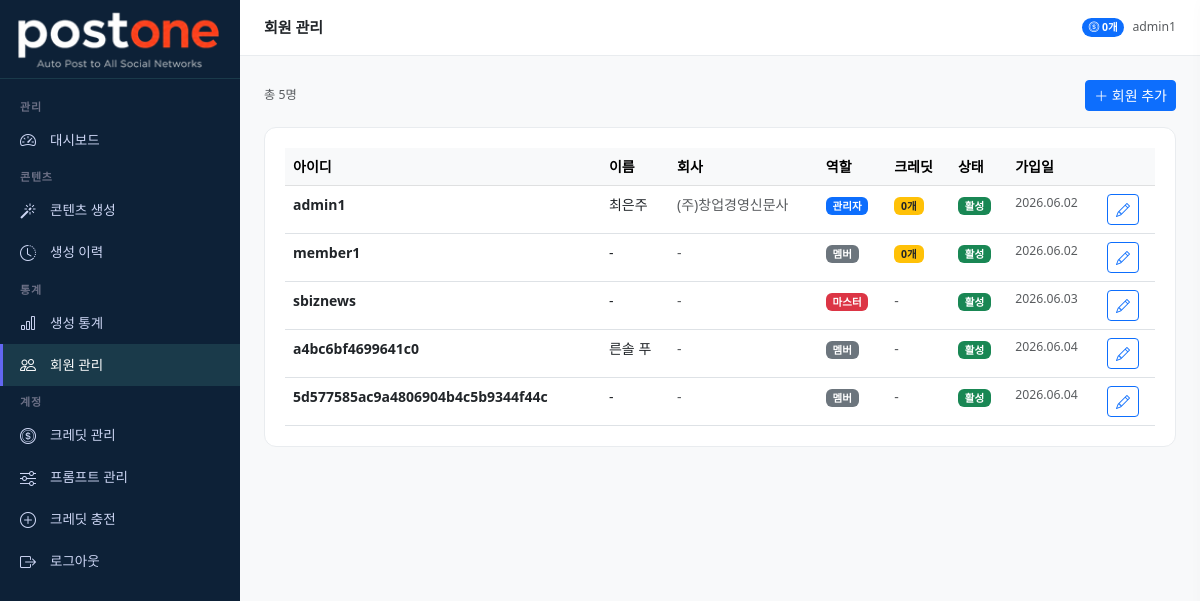
Page /users/ (signed in) on the committed database.
### accounts/models.py (models this page shows, shortened)
class MenuPermission(models.Model):
    ROLE_CHOICES = [
        ('admin', '관리자'),
        ('member', '멤버'),
    ]
    role = models.CharField(max_length=20, choices=ROLE_CHOICES)
    menu_key = models.CharField(max_length=50, verbose_name='메뉴 키')
    menu_label = models.CharField(max_length=50, verbose_name='메뉴명')
    icon = models.CharField(max_length=50, verbose_name='아이콘', blank=True)
    is_visible = models.BooleanField(default=True, verbose_name='표시여부')
    order = models.IntegerField(default=0, verbose_name='정렬순서')
    class Meta:
        verbose_name = '메뉴 권한'
        verbose_name_plural = '메뉴 권한 목록'
        ordering = ['role', 'order']
        unique_together = ['role', 'menu_key']

class User(AbstractUser):
    ROLE_CHOICES = [
        ('master', '마스터'),
        ('admin', '관리자'),
        ('member', '멤버'),
        ('free', '무료회원'),
    ]
    PLAN_CHOICES = [
        ('free', '무료'),
        ('starter', '스타터'),
        ('pro', '프로'),
        ('business', '비즈니스'),
    ]
    role = models.CharField(max_length=20, choices=ROLE_CHOICES, default='free')
    plan = models.CharField(max_length=20, choices=PLAN_CHOICES, default='free')
    phone = models.CharField(max_length=20, blank=True)
    company = models.CharField(max_length=100, blank=True)
    profile_image = models.ImageField(upload_to='profiles/', blank=True, null=True)
    created_at = models.DateTimeField(auto_now_add=True)
    updated_at = models.DateTimeField(auto_now=True)
    class Meta:
        verbose_name = '사용자'
        verbose_name_plural = '사용자 목록'

### credits/models.py (models this page shows, shortened)
class UserCredit(models.Model):
    user = models.OneToOneField(User, on_delete=models.CASCADE, related_name='credit')
    balance = models.IntegerField(default=0, verbose_name='잔여 크레딧')
    free_used_this_month = models.IntegerField(default=0, verbose_name='이번달 무료 사용')
    free_reset_date = models.DateField(null=True, blank=True, verbose_name='무료 초기화일')
    updated_at = models.DateTimeField(auto_now=True)
    class Meta:
        verbose_name = '사용자 크레딧'

### dashboard/views.py (the view)
# urls.py: path('users/', views.user_list, name='user_list'),
@login_required
def user_list(request):
    from accounts.models import User
    users = User.objects.all()
    return render(request, 'dashboard/user_list.html', {'users': users})

### dashboard/context_processors.py (called while the page is built)
def user_menus(request):
    if not request.user.is_authenticated:
        return {'user_menus': []}
    if request.user.role == 'master':
        return {'user_menus': []}
    role = request.user.role
    if role == 'free':
        role = 'member'
    menus = MenuPermission.objects.filter(
        role=role,
        is_visible=True
    )
    return {'user_menus': menus}

### templates/dashboard/user_list.html (shortened to what this page needs)
{% extends 'base/base.html' %}
{% block page_title %}회원 관리{% endblock %}
{% block content %}
<div class="d-flex justify-content-between align-items-center mb-3">
    <span class="text-muted small">총 {{ users.count }}명</span>
    <a href="{% url 'dashboard:user_create' %}" class="btn btn-primary btn-sm">
        <i class="bi bi-plus-lg"></i> 회원 추가
    </a>
</div>
<div class="stat-card">
    {% if users %}
    <div class="table-responsive">
        <table class="table table-hover mb-0">
            <thead class="table-light">
                <tr>
                    <th>아이디</th>
                    <th>이름</th>
                    <th>회사</th>
                    <th>역할</th>
                    <th>크레딧</th>
                    <th>상태</th>
                    <th>가입일</th>
                    <th></th>
                </tr>
            </thead>
            <tbody>
                {% for u in users %}
                <tr>
                    <td class="fw-semibold">{{ u.username }}</td>
                    <td>{{ u.get_full_name|default:"-" }}</td>
                    <td class="text-muted">{{ u.company|default:"-" }}</td>
                    <td>
                        {% if u.role == 'master' %}
                        <span class="badge bg-danger">마스터</span>
                        {% elif u.role == 'admin' %}
                        <span class="badge bg-primary">관리자</span>
                        {% else %}
                        <span class="badge bg-secondary">멤버</span>
                        {% endif %}
                    </td>
                    <td>
                        {% if u.credit %}
                        <span class="badge bg-warning text-dark">{{ u.credit.balance }}개</span>
                        {% else %}
                        <span class="text-muted">-</span>
                        {% endif %}
                    </td>
                    <td>
                        {% if u.is_active %}
                        <span class="badge bg-success">활성</span>
                        {% else %}
                        <span class="badge bg-secondary">비활성</span>
                        {% endif %}
                    </td>
                    <td class="text-muted small">{{ u.created_at|date:"Y.m.d" }}</td>
                    <td>
                        <div class="d-flex gap-1">
                            <a href="{% url 'dashboard:user_detail' u.pk %}" class="btn btn-sm btn-outline-primary">
                                <i class="bi bi-pencil"></i>
                            </a>
                        </div>
                    </td>
                </tr>
                {% endfor %}
            </tbody>
        </table>
    </div>
    {% else %}
    <div class="text-center py-5">
        <i class="bi bi-people fs-1 text-muted"></i>
        <p class="text-muted mt-2">등록된 회원이 없습니다.</p>
    </div>
    {% endif %}
</div>
{% endblock %}

### templates/base/base.html (shortened to what this page needs)
{% load static %}
<!DOCTYPE html>
<html lang="ko">
<head>
    <link href="https://cdn.jsdelivr.net/npm/bootstrap@5.3.0/dist/css/bootstrap.min.css" rel="stylesheet">
    <link href="https://cdn.jsdelivr.net/npm/bootstrap-icons@1.11.0/font/bootstrap-icons.css" rel="stylesheet">
</head>
<body>
<aside class="sidebar" id="sidebar">
    <a href="{% url 'dashboard:index' %}" class="sidebar-brand">
        <img src="{% static 'images/logo.png' %}" alt="postone" style="width:205px; height:auto;">
    </a>
    <nav class="sidebar-menu">
        {% if user.role == 'master' %}
        <div class="sidebar-section">관리</div>
        <div class="sidebar-item">
            <a href="{% url 'dashboard:index' %}" class="{% if request.resolver_match.url_name == 'index' %}active{% endif %}">
                <i class="bi bi-speedometer2"></i> 대시보드
            </a>
        </div>
        <div class="sidebar-section">프롬프트 설정</div>
        <div class="sidebar-item">
            <a href="{% url 'dashboard:content_type_list' %}" class="{% if 'content_type' in request.resolver_match.url_name %}active{% endif %}">
                <i class="bi bi-grid-3x3-gap"></i> 콘텐츠 유형
            </a>
        </div>
        <div class="sidebar-item">
            <a href="{% url 'dashboard:channel_list' %}" class="{% if 'channel' in request.resolver_match.url_name %}active{% endif %}">
                <i class="bi bi-broadcast"></i> 채널 관리
            </a>
        </div>
        <div class="sidebar-item">
            <a href="{% url 'dashboard:prompt_list' %}" class="{% if 'prompt' in request.resolver_match.url_name %}active{% endif %}">
                <i class="bi bi-sliders"></i> 프롬프트 관리
            </a>
        </div>
        <div class="sidebar-item">
            <a href="{% url 'dashboard:user_list' %}" class="{% if 'user' in request.resolver_match.url_name %}active{% endif %}">
                <i class="bi bi-people"></i> 회원 관리
            </a>
        </div>
        <div class="sidebar-item">
            <a href="{% url 'dashboard:credit_list' %}" class="{% if 'credit' in request.resolver_match.url_name %}active{% endif %}">
                <i class="bi bi-coin"></i> 크레딧 관리
            </a>
        </div>
        <div class="sidebar-section">콘텐츠</div>
        <div class="sidebar-item">
            <a href="{% url 'dashboard:generate' %}" class="{% if 'generate' in request.resolver_match.url_name %}active{% endif %}">
                <i class="bi bi-magic"></i> 콘텐츠 생성
            </a>
        </div>
        <div class="sidebar-item">
            <a href="{% url 'dashboard:history' %}" class="{% if 'history' in request.resolver_match.url_name %}active{% endif %}">
                <i class="bi bi-clock-history"></i> 생성 이력
            </a>
        </div>
        <div class="sidebar-section">통계</div>
        <div class="sidebar-item">
            <a href="{% url 'dashboard:stats' %}" class="{% if 'stats' in request.resolver_match.url_name %}active{% endif %}">
                <i class="bi bi-bar-chart"></i> 생성 통계
            </a>
        </div>
        <div class="sidebar-section">계정</div>
        {% if not request.user.is_admin %}
        <div class="sidebar-item">
            <a href="{% url 'dashboard:credit_charge' %}">
                <i class="bi bi-plus-circle"></i> 크레딧 충전
            </a>
        </div>
        {% endif %}
        <div class="sidebar-item">
            <a href="{% url 'accounts:profile' %}">
                <i class="bi bi-person"></i> 내 정보
            </a>
        </div>
        <div class="sidebar-item">
            <a href="{% url 'dashboard:menu_permission' %}" class="{% if 'menu_permission' in request.resolver_match.url_name %}active{% endif %}">
                <i class="bi bi-gear"></i> 메뉴 권한 설정
            </a>
        </div>
        <div class="sidebar-item">
            <a href="{% url 'accounts:logout' %}">
                <i class="bi bi-box-arrow-right"></i> 로그아웃
            </a>
        </div>
        {% elif user.role == 'admin' %}
        {% for menu in user_menus %}
        {% if menu.is_visible %}
        {% if menu.order == 1 %}<div class="sidebar-section">관리</div>{% endif %}
        {% if menu.order == 2 %}<div class="sidebar-section">콘텐츠</div>{% endif %}
        {% if menu.order == 4 %}<div class="sidebar-section">통계</div>{% endif %}
        {% if menu.order == 6 %}<div class="sidebar-section">계정</div>{% endif %}
        <div class="sidebar-item">
            <a href="{% url 'dashboard:'|add:menu.menu_key %}"
               class="{% if menu.menu_key in request.resolver_match.url_name %}active{% endif %}">
                <i class="bi {{ menu.icon }}"></i> {{ menu.menu_label }}
            </a>
        </div>
        {% endif %}
        {% endfor %}
        <div class="sidebar-item">
            <a href="{% url 'accounts:logout' %}">
                <i class="bi bi-box-arrow-right"></i> 로그아웃
            </a>
        </div>
        {% endif %}
    </nav>
</aside>
<div class="main-wrapper">
    <div class="topbar">
        <span class="topbar-title">{% block page_title %}{% endblock %}</span>
        <div class="d-flex align-items-center gap-2">
            {% if user.credit %}
            <span class="badge bg-primary rounded-pill">
                <i class="bi bi-coin"></i> {{ user.credit.balance }}개
            </span>
            {% endif %}
            <span class="text-muted small">{{ user.username }}</span>
        </div>
    </div>
    <div class="main-content">
        {% block content %}{% endblock %}
    </div>
</div>
</body>
</html>

### templates/base/base.html (style rules this page uses)
:root { --sidebar-width: 240px; --header-height: 56px; --primary: #6366f1; --primary-dark: #4f46e5; }
body { background: #f8f9fa; font-size: 14px; }
.sidebar { position: fixed; top: 0; left: 0; width: var(--sidebar-width); height: 100vh; background: #0d2137; color: #cdd6f4; display: flex; flex-direction: column; z-index: 1000; overflow-y: auto; overflow-x: hidden; scrollbar-width: thin; scrollbar-color: #1a3a4a transparent; }
.sidebar-brand { padding: 8px 16px; border-bottom: 1px solid #1a3a4a; text-decoration: none; display: block; }
.sidebar-menu { padding: 12px 0; flex: 1; }
.sidebar-section { padding: 8px 20px 4px; font-size: 11px; font-weight: 600; color: #6c7086; text-transform: uppercase; letter-spacing: 0.8px; }
.sidebar-item a { display: flex; align-items: center; gap: 10px; padding: 9px 20px; color: #cdd6f4; text-decoration: none; font-size: 13.5px; transition: all 0.15s; }
.sidebar-item a:hover, .sidebar-item a.active { background: #1a3a4a; color: #fff; border-left: 3px solid var(--primary); padding-left: 17px; }
.sidebar-item a i { font-size: 16px; width: 20px; }
.main-wrapper { margin-left: var(--sidebar-width); min-height: 100vh; }
.topbar { height: var(--header-height); background: #fff; border-bottom: 1px solid #e9ecef; display: flex; align-items: center; padding: 0 24px; gap: 12px; position: sticky; top: 0; z-index: 100; }
.topbar-title { font-weight: 600; font-size: 15px; flex: 1; }
.main-content { padding: 24px; }
.stat-card { background: #fff; border-radius: 12px; padding: 20px; border: 1px solid #e9ecef; }

### rows in the picture
MenuPermission: order "관리", menu_label "대시보드"
MenuPermission: order "콘텐츠", menu_label "콘텐츠 생성"
MenuPermission: menu_label "생성 이력"
MenuPermission: order "통계", menu_label "생성 통계"
MenuPermission: menu_label "회원 관리"
MenuPermission: order "계정", menu_label "크레딧 관리"
MenuPermission: menu_label "프롬프트 관리"
MenuPermission: menu_label "크레딧 충전"
User: credit.balance "0", username "admin1", get_full_name "최은주", company "(주)창업경영신문사", role "관리자", is_active "활성", created_at "2026.06.02"
User: username "member1", get_full_name "-", company "-", role "멤버", credit.balance "0", is_active "활성", created_at "2026.06.02"
User: username "sbiznews", get_full_name "-", company "-", role "마스터", is_active "활성", created_at "2026.06.03"
User: username "a4bc6bf4699641c0", get_full_name "른솔 푸", company "-", role "멤버", is_active "활성", created_at "2026.06.04"
User: username "5d577585ac9a4806904b4c5b9344f44c", get_full_name "-", company "-", role "멤버", is_active "활성", created_at "2026.06.04"

### other values in the picture
{{ users.count }} "5"
